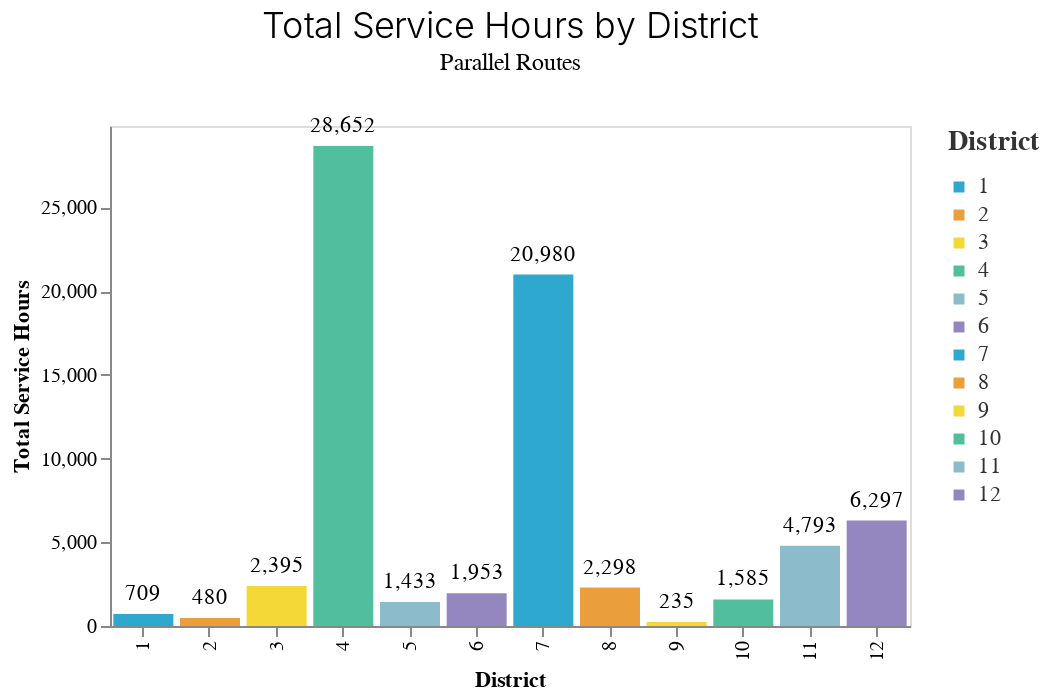
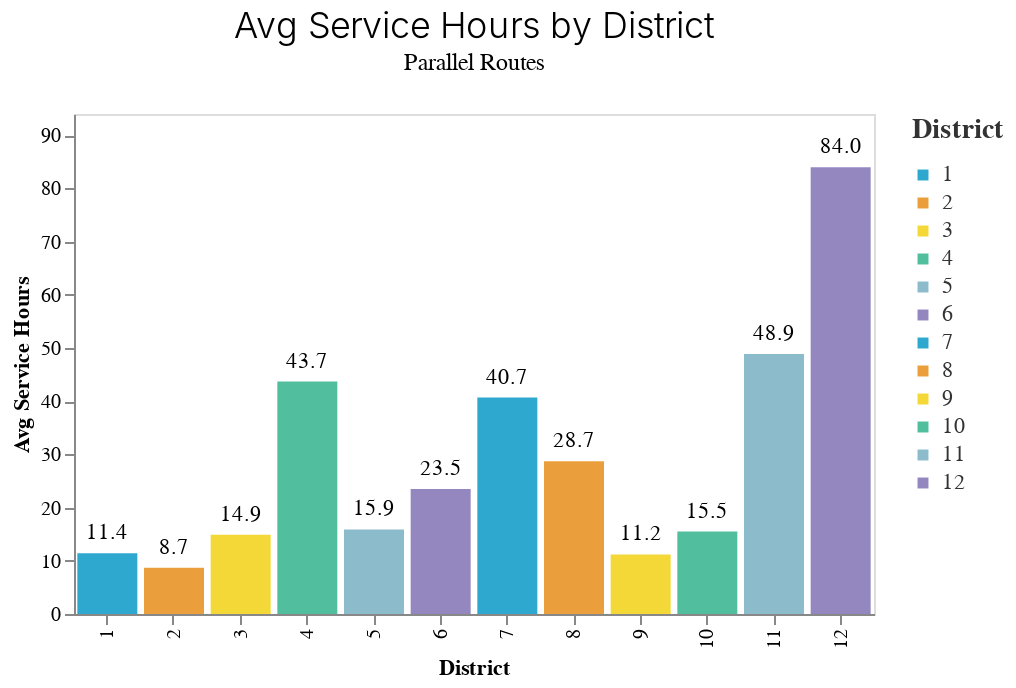

Notebook code for these charts, in order:
### Code cell
metrics = [
    "total_service_hours", 
    "avg_service_hours"
]

for m in metrics:
    make_bar(by_district, m)

### Figure 1 — Vega-Lite specification as saved in the notebook (floating-point values rounded to 4 significant figures)
{"config": {"view": {"continuousWidth": 400, "continuousHeight": 300}, "axis": {"grid": false}, "axisBand": {"grid": false}, "background": "white", "font": "Raleway", "header": {"labelFont": "Nunito Sans", "titleFont": "Raleway"}, "legend": {"labelColor": "#333", "labelFont": "Nunito Sans", "labelFontSize": 11, "labelLimit": 0, "padding": 1, "symbolSize": 30, "symbolType": "square", "titleColor": "#333", "titleFont": "Raleway", "titleFontSize": 14, "titlePadding": 10}, "title": {"anchor": "middle", "font": "Raleway", "fontSize": 18, "fontWeight": 300, "offset": 20}}, "layer": [{"mark": "bar", "encoding": {"color": {"field": "District", "scale": {"range": ["#2EA8CE", "#EB9F3C", "#F4D837", "#51BF9D", "#8CBCCB", "#9487C0"]}, "type": "nominal"}, "x": {"field": "District", "title": "District", "type": "nominal"}, "y": {"field": "total_service_hours", "scale": {"domain": [0, 29852]}, "title": "Total Service Hours", "type": "quantitative"}}}, {"mark": {"type": "text", "align": "center", "baseline": "bottom", "color": "black", "dy": -5}, "encoding": {"color": {"value": "black"}, "text": {"field": "total_service_hours", "format": ",.0f", "type": "quantitative"}, "x": {"field": "District", "title": "District", "type": "nominal"}, "y": {"field": "total_service_hours", "scale": {"domain": [0, 29852]}, "title": "Total Service Hours", "type": "quantitative"}}}], "data": {"name": "data-4da6418e1a192cc7f78b7cf10ff5f5ba"}, "height": 250, "title": {"text": "Total Service Hours by District", "subtitle": "Parallel Routes"}, "width": 400, "$schema": "https://vega.github.io/schema/vega-lite/v4.17.0.json", "datasets": {"data-4da6418e1a192cc7f78b7cf10ff5f5ba": [{"District": 1.0, "total_service_hours": 709, "unique_route": 62, "pct_total_service_hours": 1.0, "pct_unique_route": 3.1, "avg_service_hours": 11.4}, {"District": 2.0, "total_service_hours": 480, "unique_route": 55, "pct_total_service_hours": 0.7, "pct_unique_route": 2.8, "avg_service_hours": 8.7}, {"District": 3.0, "total_service_hours": 2395, "unique_route": 161, "pct_total_service_hours": 3.3, "pct_unique_route": 8.1, "avg_service_hours": 14.9}, {"District": 4.0, "total_service_hours": 28652, "unique_route": 655, "pct_total_service_hours": 39.9, "pct_unique_route": 32.8, "avg_service_hours": 43.7}, {"District": 5.0, "total_service_hours": 1433, "unique_route": 90, "pct_total_service_hours": 2.0, "pct_unique_route": 4.5, "avg_service_hours": 15.9}, {"District": 6.0, "total_service_hours": 1953, "unique_route": 83, "pct_total_service_hours": 2.7, "pct_unique_route": 4.2, "avg_service_hours": 23.5}, {"District": 7.0, "total_service_hours": 20980, "unique_route": 515, "pct_total_service_hours": 29.2, "pct_unique_route": 25.8, "avg_service_hours": 40.7}, {"District": 8.0, "total_service_hours": 2298, "unique_route": 80, "pct_total_service_hours": 3.2, "pct_unique_route": 4.0, "avg_service_hours": 28.7}, {"District": 9.0, "total_service_hours": 235, "unique_route": 21, "pct_total_service_hours": 0.3, "pct_unique_route": 1.1, "avg_service_hours": 11.2}, {"District": 10.0, "total_service_hours": 1585, "unique_route": 102, "pct_total_service_hours": 2.2, "pct_unique_route": 5.1, "avg_service_hours": 15.5}, {"District": 11.0, "total_service_hours": 4793, "unique_route": 98, "pct_total_service_hours": 6.7, "pct_unique_route": 4.9, "avg_service_hours": 48.9}, {"District": 12.0, "total_service_hours": 6297, "unique_route": 75, "pct_total_service_hours": 8.8, "pct_unique_route": 3.8, "avg_service_hours": 84.0}]}}

### Figure 2 — Vega-Lite specification as saved in the notebook (floating-point values rounded to 4 significant figures)
{"config": {"view": {"continuousWidth": 400, "continuousHeight": 300}, "axis": {"grid": false}, "axisBand": {"grid": false}, "background": "white", "font": "Raleway", "header": {"labelFont": "Nunito Sans", "titleFont": "Raleway"}, "legend": {"labelColor": "#333", "labelFont": "Nunito Sans", "labelFontSize": 11, "labelLimit": 0, "padding": 1, "symbolSize": 30, "symbolType": "square", "titleColor": "#333", "titleFont": "Raleway", "titleFontSize": 14, "titlePadding": 10}, "title": {"anchor": "middle", "font": "Raleway", "fontSize": 18, "fontWeight": 300, "offset": 20}}, "layer": [{"mark": "bar", "encoding": {"color": {"field": "District", "scale": {"range": ["#2EA8CE", "#EB9F3C", "#F4D837", "#51BF9D", "#8CBCCB", "#9487C0"]}, "type": "nominal"}, "x": {"field": "District", "title": "District", "type": "nominal"}, "y": {"field": "avg_service_hours", "scale": {"domain": [0, 94.0]}, "title": "Avg Service Hours", "type": "quantitative"}}}, {"mark": {"type": "text", "align": "center", "baseline": "bottom", "color": "black", "dy": -5}, "encoding": {"color": {"value": "black"}, "text": {"field": "avg_service_hours", "format": ",.1f", "type": "quantitative"}, "x": {"field": "District", "title": "District", "type": "nominal"}, "y": {"field": "avg_service_hours", "scale": {"domain": [0, 94.0]}, "title": "Avg Service Hours", "type": "quantitative"}}}], "data": {"name": "data-4da6418e1a192cc7f78b7cf10ff5f5ba"}, "height": 250, "title": {"text": "Avg Service Hours by District", "subtitle": "Parallel Routes"}, "width": 400, "$schema": "https://vega.github.io/schema/vega-lite/v4.17.0.json", "datasets": {"data-4da6418e1a192cc7f78b7cf10ff5f5ba": [{"District": 1.0, "total_service_hours": 709, "unique_route": 62, "pct_total_service_hours": 1.0, "pct_unique_route": 3.1, "avg_service_hours": 11.4}, {"District": 2.0, "total_service_hours": 480, "unique_route": 55, "pct_total_service_hours": 0.7, "pct_unique_route": 2.8, "avg_service_hours": 8.7}, {"District": 3.0, "total_service_hours": 2395, "unique_route": 161, "pct_total_service_hours": 3.3, "pct_unique_route": 8.1, "avg_service_hours": 14.9}, {"District": 4.0, "total_service_hours": 28652, "unique_route": 655, "pct_total_service_hours": 39.9, "pct_unique_route": 32.8, "avg_service_hours": 43.7}, {"District": 5.0, "total_service_hours": 1433, "unique_route": 90, "pct_total_service_hours": 2.0, "pct_unique_route": 4.5, "avg_service_hours": 15.9}, {"District": 6.0, "total_service_hours": 1953, "unique_route": 83, "pct_total_service_hours": 2.7, "pct_unique_route": 4.2, "avg_service_hours": 23.5}, {"District": 7.0, "total_service_hours": 20980, "unique_route": 515, "pct_total_service_hours": 29.2, "pct_unique_route": 25.8, "avg_service_hours": 40.7}, {"District": 8.0, "total_service_hours": 2298, "unique_route": 80, "pct_total_service_hours": 3.2, "pct_unique_route": 4.0, "avg_service_hours": 28.7}, {"District": 9.0, "total_service_hours": 235, "unique_route": 21, "pct_total_service_hours": 0.3, "pct_unique_route": 1.1, "avg_service_hours": 11.2}, {"District": 10.0, "total_service_hours": 1585, "unique_route": 102, "pct_total_service_hours": 2.2, "pct_unique_route": 5.1, "avg_service_hours": 15.5}, {"District": 11.0, "total_service_hours": 4793, "unique_route": 98, "pct_total_service_hours": 6.7, "pct_unique_route": 4.9, "avg_service_hours": 48.9}, {"District": 12.0, "total_service_hours": 6297, "unique_route": 75, "pct_total_service_hours": 8.8, "pct_unique_route": 3.8, "avg_service_hours": 84.0}]}}
